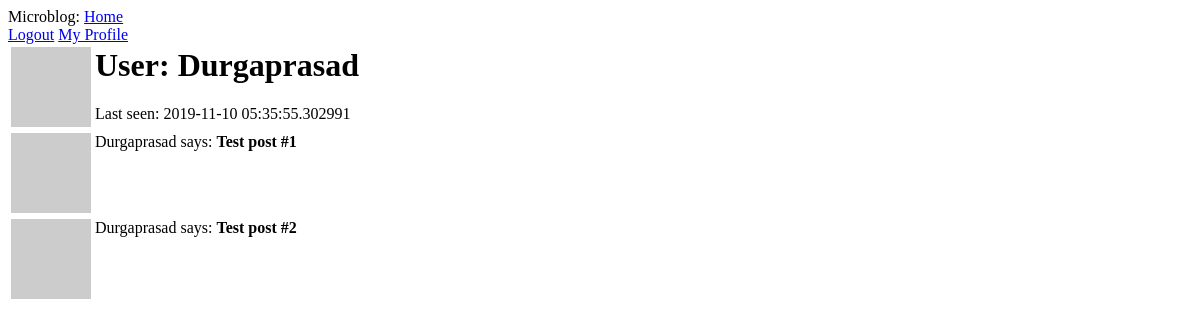
The app's page /user/Durgaprasad (signed in), older data.
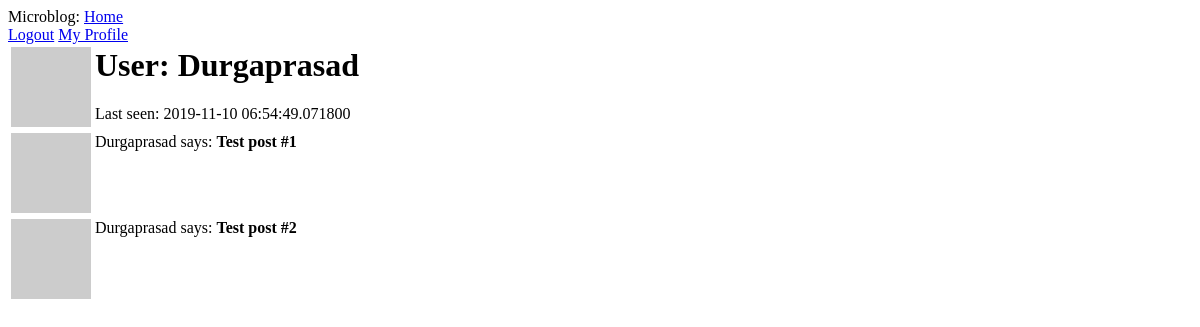
The same page, newer data.
### app/models.py (models this page shows, shortened)
class User(UserMixin, db.Model):
    id = db.Column(db.Integer, primary_key=True)
    username = db.Column(db.String(64), index=True, unique=True)
    email = db.Column(db.String(128), index=True, unique=True)
    password_hash = db.Column(db.String(128))
    posts = db.relationship('Post', backref='author', lazy='dynamic')
    about_me = db.Column(db.String(140))
    last_seen = db.Column(db.DateTime, default=datetime.utcnow)
    def avatar(self, size):
        digest = md5(self.email.lower().encode('utf-8')).hexdigest()
        return 'https://www.gravatar.com/avatar/{}?d=identicon&s={}'.format(digest, size)

### app/routes.py (the view)
@app.route('/user/<username>')
@login_required
def user(username):
    user = User.query.filter_by(username=username).first_or_404()
    posts = [
        {'author': user, 'body': 'Test post #1'},
        {'author': user, 'body': 'Test post #2'}
    ]
    return render_template('user.html', user=user, posts=posts)

### app/models.py (called while the page is built)
@login.user_loader
def load_user(id):
    return User.query.get(int(id))

### app/routes.py (called while the page is built)
@app.before_request
def before_request():
    if current_user.is_authenticated:
        current_user.last_seen = datetime.utcnow()
        db.session.commit()

### app/templates/user.html (shortened to what this page needs)
{% extends "base.html" %}
{% block content %}
    <table>
        <tr valign="top">
            <td><img src="{{user.avatar(128)}}"></td>
            <td><h1>User: {{user.username}}</h1>
            <p>Last seen: {{user.last_seen}}</p></td>
        </tr>
    </table>
    {% for post in posts %}
        {% include "_post.html" %}
    {% endfor %}
{% endblock %}

### app/templates/_post.html
<table>
    <tr valign="top">
        <td><img src="{{post.author.avatar(36)}}"></td>
        <td><p>{{post.author.username }} says: <b>{{post.body}}</b></p></td>
    </tr>
</table>

Row changes from the older to the newer data that the page shows:
changed User "Durgaprasad": last_seen "2019-11-10 05:35:55.302991" → "2019-11-10 06:54:49.071800"
